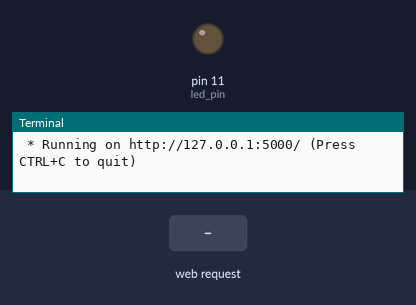
The program below on a simulated Raspberry Pi (header pin numbers). Parts: output pins drawn as LEDs (lit = HIGH), the last lines printed to the terminal. Inputs (shaded band) come from the test bench. A web server runs the application; the clock reads 2024-03-15 10:24:30 at power-on unless the program sets it.

Above: at 1.2 s.
1.3 s: HTTP request for / received with the fields submit_button=ON
At 2.5 s:
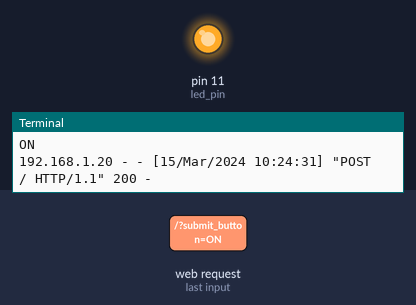
2.8 s: HTTP request for / received with the fields submit_button=OFF
At 3.7 s:
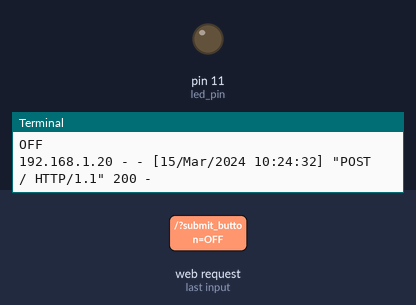
Timing chart, 0 to 5.8 s (numbered marks = the images above; inputs shaded):
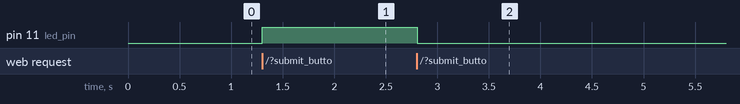

Measured:
- after the input at 1.3 s, pin 11 (led_pin): LOW → HIGH at once
- after the input at 2.8 s, pin 11 (led_pin): HIGH → LOW at once

The program:

index.py
```python
import functools
import RPi.GPIO as GPIO

from flask import (
    Blueprint, flash, g, redirect, render_template, request, session, url_for
)

bp = Blueprint('index', __name__)


@bp.route('/', methods=('GET', 'POST'))
def index():

    if request.method == 'POST':
        led_pin = 11
        GPIO.setmode(GPIO.BOARD)
        GPIO.setup(led_pin, GPIO.OUT)
        if request.form.get('submit_button') == 'ON':
            GPIO.output(led_pin, GPIO.HIGH)
            print ('ON')
        elif request.form.get('submit_button') == 'OFF':
            GPIO.output(led_pin, GPIO.LOW)
            print ('OFF')
        elif request.form.get('submit_button') == 'CLEANUP':
            GPIO.cleanup()
            print ('CLEANUP')
        else:
            pass
    return render_template('index.html')
```
